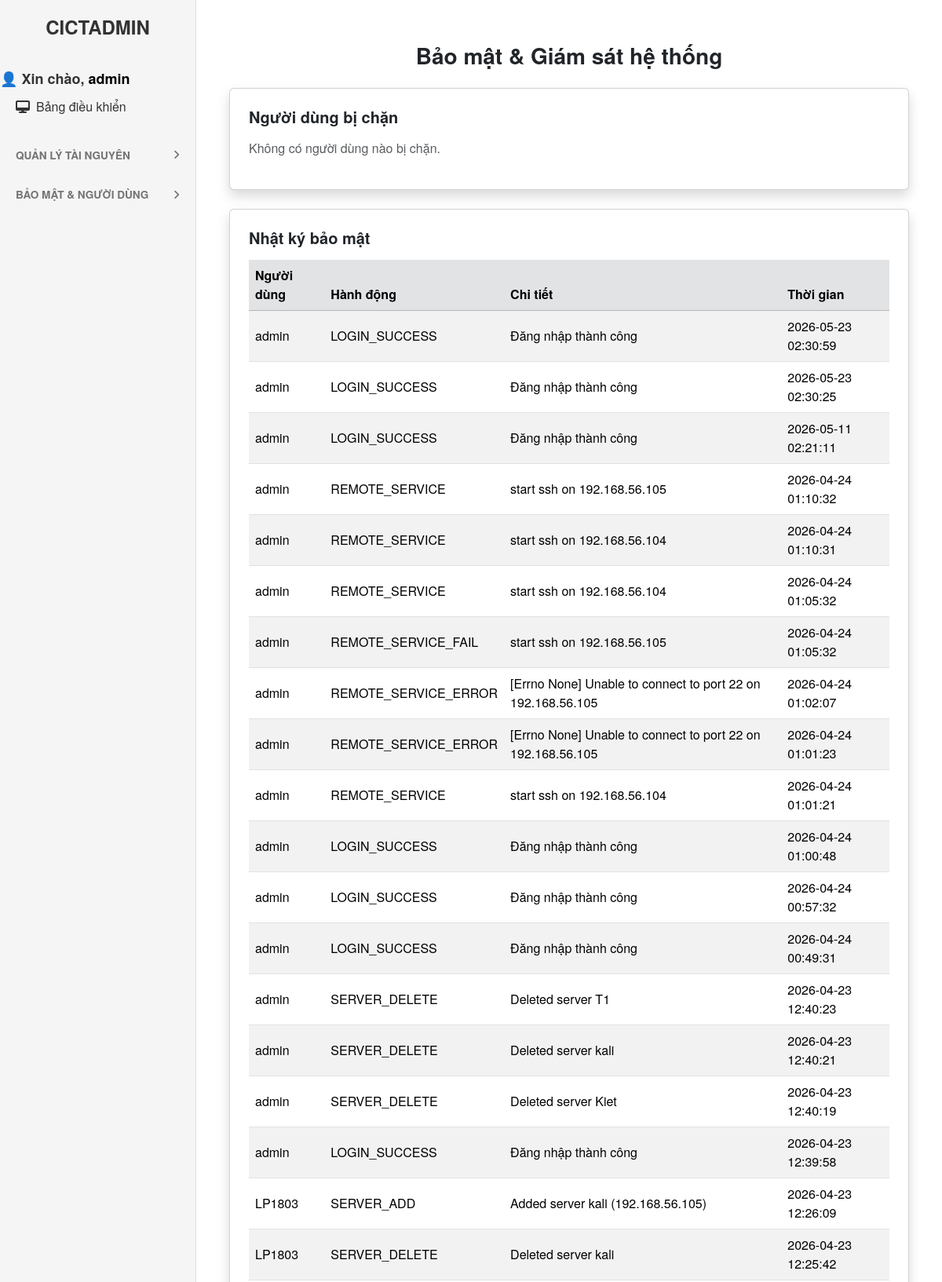
The page /security (signed in, upper part) on the database its author committed.
### tables this page shows
CREATE TABLE security_logs (
        id INTEGER PRIMARY KEY AUTOINCREMENT,
        username TEXT,
        action TEXT,
        detail TEXT,
        timestamp DATETIME DEFAULT CURRENT_TIMESTAMP
    );

### app.py (the view)
@app.route("/security")
@admin_required
def security():
    db = get_db()
    blocked = db.execute("SELECT id, username, reason, blocked_at, blocked_by FROM user_blocklist ORDER BY blocked_at DESC").fetchall()
    logs = db.execute("SELECT id, username, action, detail, timestamp FROM security_logs ORDER BY timestamp DESC LIMIT 200").fetchall()
    return render_template("security.html", blocked=blocked, logs=logs, user=session.get("user"))

### app.py (called while the page is built)
@app.context_processor
def inject_user():
    return dict(current_user=session.get("user"))

def get_db():
    db = getattr(g, "_database", None)
    if db is None:
        db = g._database = sqlite3.connect(DATABASE, detect_types=sqlite3.PARSE_DECLTYPES)
        db.row_factory = sqlite3.Row
    return db

@app.teardown_appcontext
def close_connection(exception):
    db = getattr(g, "_database", None)
    if db:
        db.close()

def admin_required(f):
    @wraps(f)
    def decorated_function(*args, **kwargs):
        if "logged_in" not in session or session.get("role") != "admin":
            flash("Bạn không có quyền truy cập trang này!", "danger")
            return redirect(url_for("dashboard"))
        return f(*args, **kwargs)
    return decorated_function

### templates/security.html
{% extends "base.html" %}
{% block content %}
<div class="container mt-4">
  <h3 class="fw-bold text-center mb-4 text-dark">Bảo mật & Giám sát hệ thống</h3>
  <div class="card shadow p-4 mb-4">
    <h5 class="fw-semibold mb-3">Người dùng bị chặn</h5>
    {% if blocked %}
      <table class="table table-striped align-middle">
        <thead class="table-danger">
          <tr>
            <th>Tên người dùng</th>
            <th>Lý do</th>
            <th>Thời gian</th>
            <th>Hành động</th>
          </tr>
        </thead>
        <tbody>
          {% for u in blocked %}
          <tr>
            <td>{{ u.username }}</td>
            <td>{{ u.reason }}</td>
            <td>{{ u.blocked_at }}</td>
            <td>
              <form action="{{ url_for('unblock_user', username=u.username) }}" method="post" style="display:inline;">
                <button type="submit" class="btn btn-success btn-sm">Mở khóa</button>
              </form>
            </td>
          </tr>
          {% endfor %}
        </tbody>
      </table>
    {% else %}
      <p class="text-muted">Không có người dùng nào bị chặn.</p>
    {% endif %}
  </div>
  <div class="card shadow p-4">
    <h5 class="fw-semibold mb-3">Nhật ký bảo mật</h5>
    {% if logs %}
      <table class="table table-striped align-middle">
        <thead class="table-secondary">
          <tr>
            <th>Người dùng</th>
            <th>Hành động</th>
            <th>Chi tiết</th>
            <th>Thời gian</th>
          </tr>
        </thead>
        <tbody>
          {% for log in logs %}
          <tr>
            <td>{{ log.username }}</td>
            <td>{{ log.action }}</td>
            <td>{{ log.detail }}</td>
            <td>{{ log.timestamp }}</td>
          </tr>
          {% endfor %}
        </tbody>
      </table>
    {% else %}
      <p class="text-muted">Chưa có log bảo mật nào.</p>
    {% endif %}
  </div>
</div>
{% endblock %}

### templates/base.html (style rules this page uses)
body { background-color: #ffffff; font-family: 'Helvetica Neue', Helvetica, Arial, sans-serif; margin: 0; display: flex; min-height: 100vh; }

### rows shown on the page
security_logs: username "admin", action "LOGIN_SUCCESS", detail "Đăng nhập thành công", timestamp "2026-05-23 02:30:59"
security_logs: username "admin", action "LOGIN_SUCCESS", detail "Đăng nhập thành công", timestamp "2026-05-23 02:30:25"
security_logs: username "admin", action "LOGIN_SUCCESS", detail "Đăng nhập thành công", timestamp "2026-05-11 02:21:11"
security_logs: username "admin", action "REMOTE_SERVICE", detail "start ssh on 192.168.56.105", timestamp "2026-04-24 01:10:32"
security_logs: username "admin", action "REMOTE_SERVICE", detail "start ssh on 192.168.56.104", timestamp "2026-04-24 01:10:31"
security_logs: username "admin", action "REMOTE_SERVICE", detail "start ssh on 192.168.56.104", timestamp "2026-04-24 01:05:32"
security_logs: username "admin", action "REMOTE_SERVICE_FAIL", detail "start ssh on 192.168.56.105", timestamp "2026-04-24 01:05:32"
security_logs: username "admin", action "REMOTE_SERVICE_ERROR", detail "[Errno None] Unable to connect to port 22 on 192.168.56.105", timestamp "2026-04-24 01:02:07"
security_logs: username "admin", action "REMOTE_SERVICE_ERROR", detail "[Errno None] Unable to connect to port 22 on 192.168.56.105", timestamp "2026-04-24 01:01:23"
security_logs: username "admin", action "REMOTE_SERVICE", detail "start ssh on 192.168.56.104", timestamp "2026-04-24 01:01:21"
security_logs: username "admin", action "LOGIN_SUCCESS", detail "Đăng nhập thành công", timestamp "2026-04-24 01:00:48"
security_logs: username "admin", action "LOGIN_SUCCESS", detail "Đăng nhập thành công", timestamp "2026-04-24 00:57:32"
security_logs: username "admin", action "LOGIN_SUCCESS", detail "Đăng nhập thành công", timestamp "2026-04-24 00:49:31"
security_logs: username "admin", action "SERVER_DELETE", detail "Deleted server T1", timestamp "2026-04-23 12:40:23"
security_logs: username "admin", action "SERVER_DELETE", detail "Deleted server kali", timestamp "2026-04-23 12:40:21"
security_logs: username "admin", action "SERVER_DELETE", detail "Deleted server Kiet", timestamp "2026-04-23 12:40:19"
security_logs: username "admin", action "LOGIN_SUCCESS", detail "Đăng nhập thành công", timestamp "2026-04-23 12:39:58"
security_logs: username "LP1803", action "SERVER_ADD", detail "Added server kali (192.168.56.105)", timestamp "2026-04-23 12:26:09"
security_logs: username "LP1803", action "SERVER_DELETE", detail "Deleted server kali", timestamp "2026-04-23 12:25:42"

### other values the page prints
{{ current_user }} "admin"
